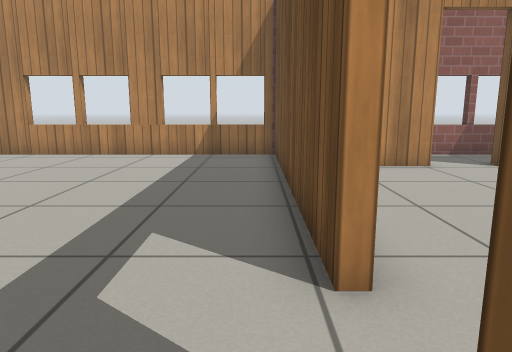
[1] (above)

24 first-person views from a walk through a world built for the Gazebo simulator. The camera is 0.72 m above the floor, tilts 10° down and sees 70° across. The floor is counted in squares, 0.5 m on a side. Each view is taken from the middle of a square. On the plan, view 1 faces up. The plan holds only what a view shows up to about 16 squares ahead; the rest is blank. Simple patterns stand in for the simulator's built-in surfaces.

[2]
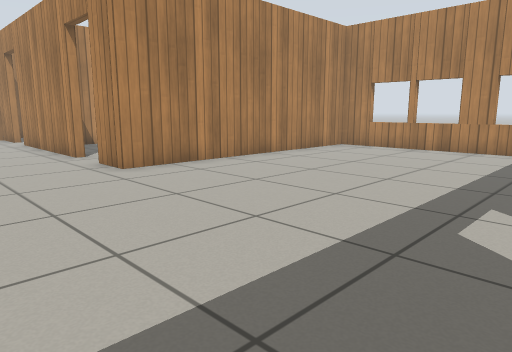

[3]
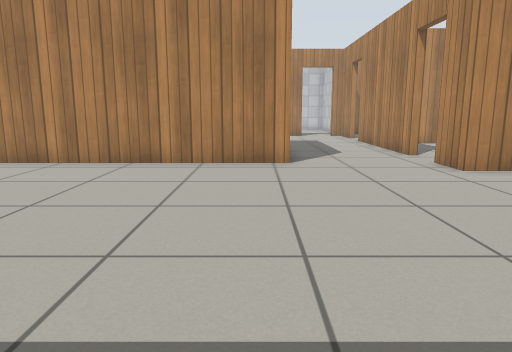

[4]
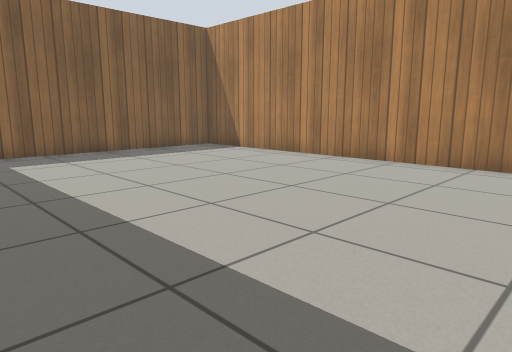

[5]
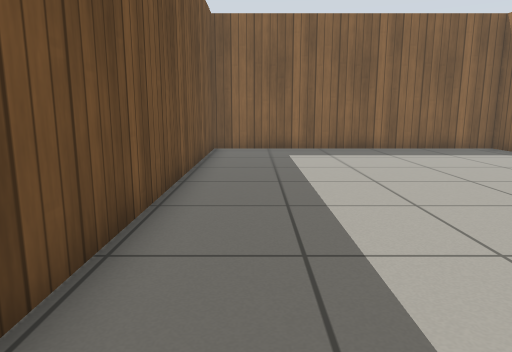

[6]
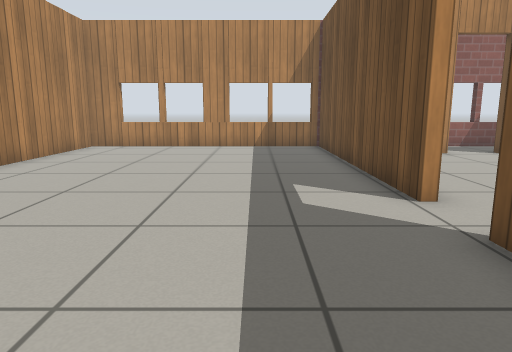

[7]
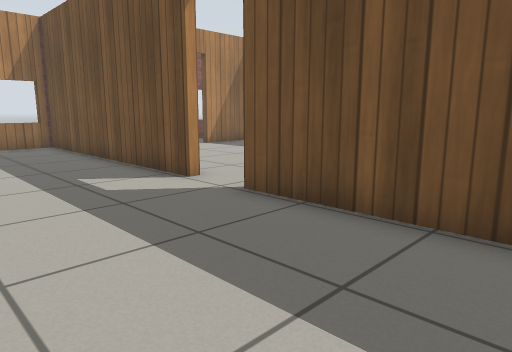

[8]
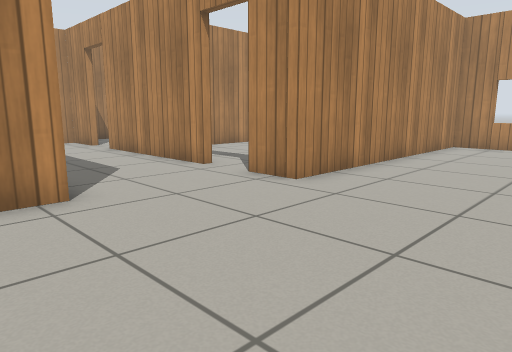

[9]
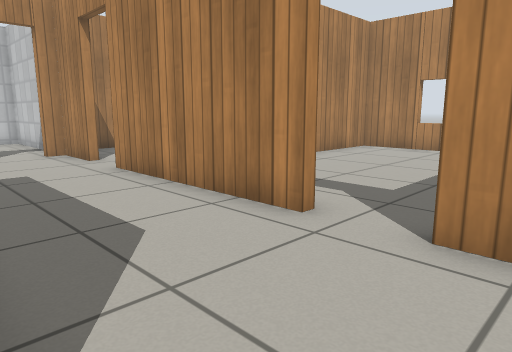

[10]
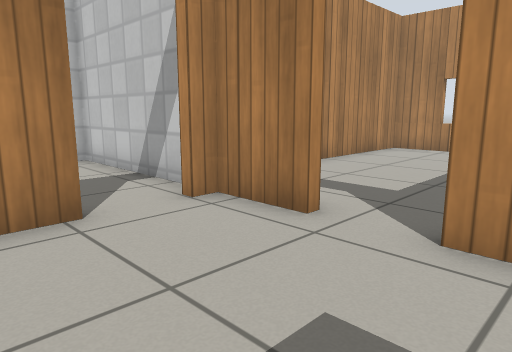

[11]
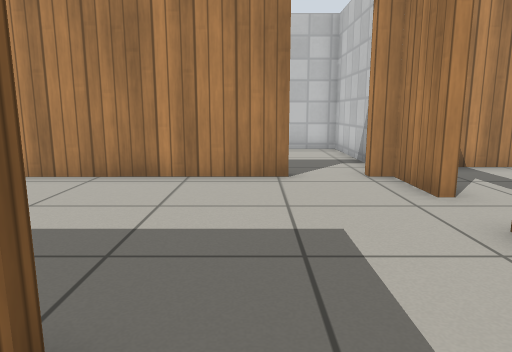

[12]
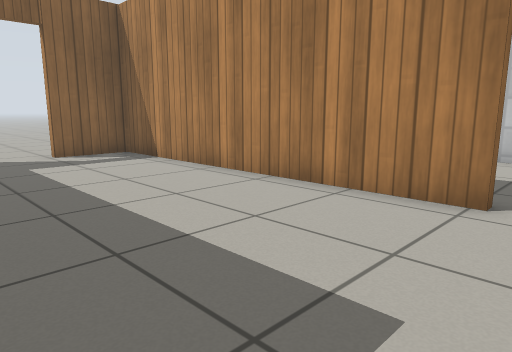

[13]
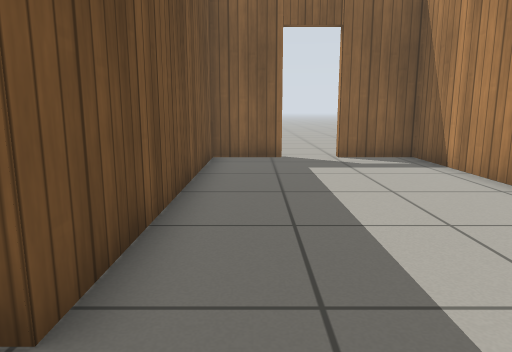

[14]
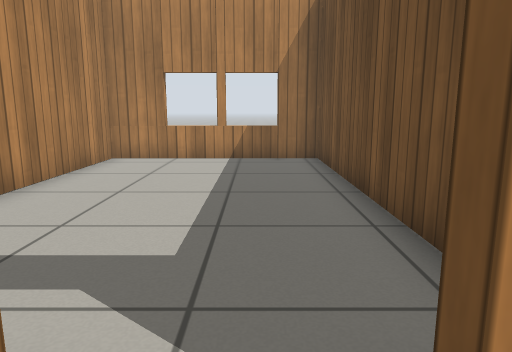

[15]
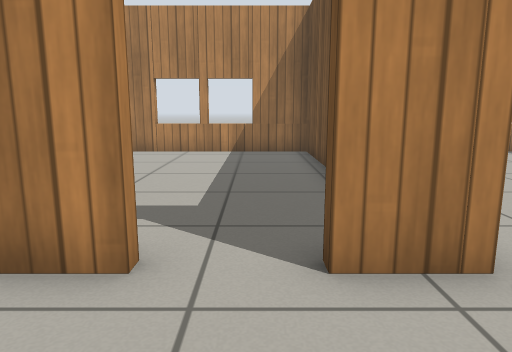

[16]
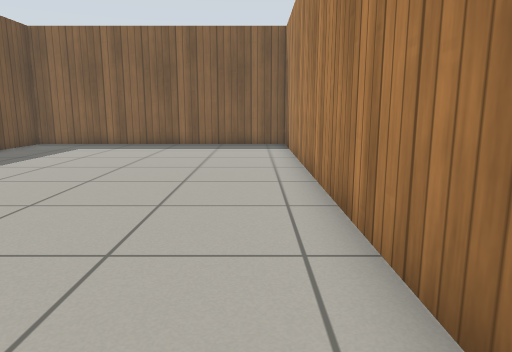

[17]
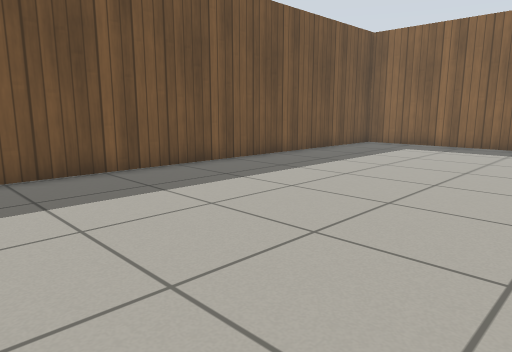

[18]
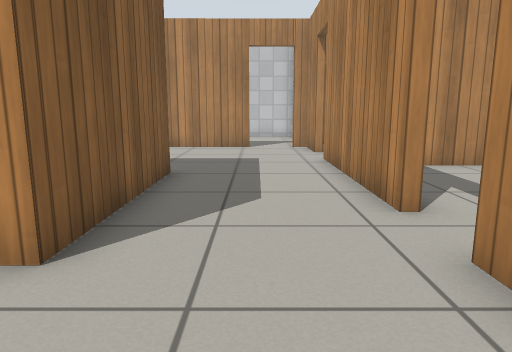

[19]
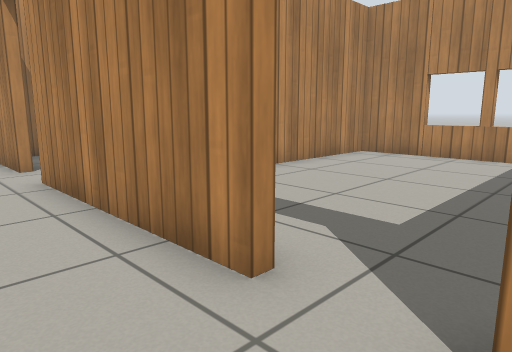

[20]
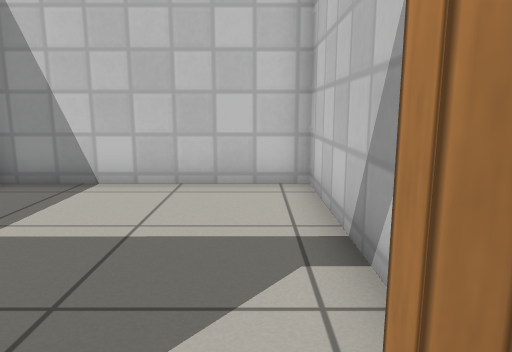

[21]
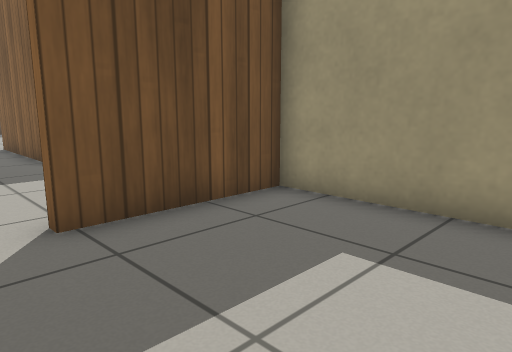

[22]
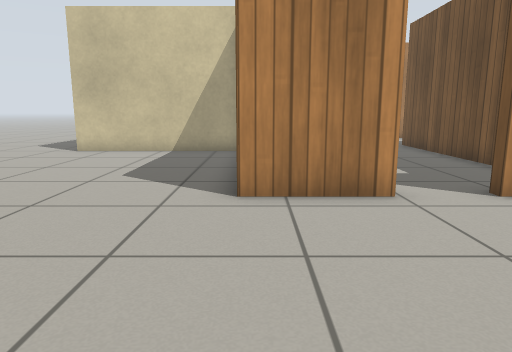

[23]
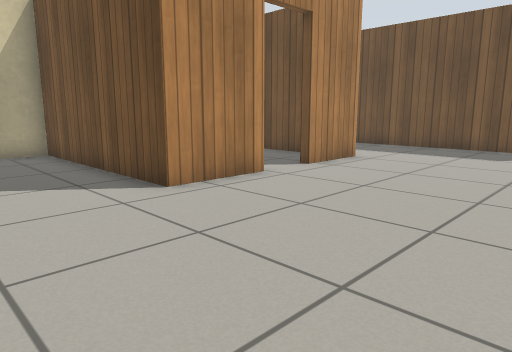

[24]
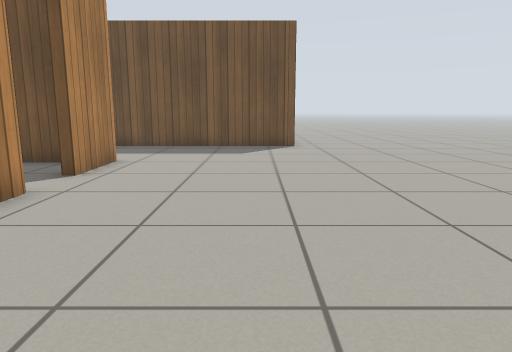

### Floor plan
Points are (right, up) in squares from view 1. A wall is a line through its corners. A room is listed if a view was taken in it or the views show most of it. See-through windows are left out.
Room 1 (views 1, 2, 3, 4, 5, 6, 7, 8, 9, 16, 17, 18)
walls: (-10.3, -2) (-10.3, -17.3) (0.6, -17.3) (0.6, 1); (0.6, 2.8) (0.6, 12.3) (-8.9, 12.3) (-8.9, 2.1)
ways out: opening at (-10.3, 0) to room 2; open door at (1, 1.5)
Room 2 (views 10, 11, 12, 13, 14, 15, 19, 20)
walls: (-22.1, -0.3) (-22, -11.6) (-19.6, -11.6); (-20, 2.1) (-22.1, 2.1); (-17.8, -11.6) (-15.6, -11.6) (-15.6, -2) (-10.3, -2); (-12.1, 2.1) (-18.3, 2.1); (-8.9, 2.1) (-10.3, 2.1)
ways out: opening at (-10.3, 0) to room 1; open door at (-22, 0.5) to room 3; open door at (-18.5, -12) to room 4; open door at (-11.5, 2) to room 5; open door at (-19.5, 2) to room 6
Room 3 (view 21)
walls: (-26.2, -4.3) (-22.3, -4.3) (-22.4, -0.3); (-23.1, 2.1) (-28.3, 2.1) (-28.3, -4.3)
ways out: open door at (-22, 0.5) to room 2
Room 4 (views 22, 23, 24)
walls: (-15.2, -11.9) (-17.8, -11.9); (-19.6, -11.9) (-22.3, -11.9) (-22.3, -4.6) (-28.6, -4.6); (-10.6, -17.7) (-10.6, -9.9)
ways out: open door at (-18.5, -12) to room 2; opening at (-30, -4)
Room 5 (no view inside)
walls: (-9.2, 8.5) (-9.2, 12.3) (-16.8, 12.3) (-16.8, 4); (-12.7, 12.7) (-12.7, 12.2); (-14.6, 12.7) (-14.6, 12.2)
ways out: open door at (-11.5, 2) to room 2
Room 6 (no view inside)
walls: (-23.5, 5.7) (-23.5, 3); (-17.1, 4.5) (-17.1, 12.3) (-23.5, 12.3) (-23.5, 7.2)
ways out: open door at (-19.5, 2) to room 2

Positions as (right, up) in squares from view 1, and headings:
1: (0, 0), facing up
2: (0, -2), facing up-left
3: (0, -3), facing left
4: (0, -4), facing down-left
5: (-1, -3), facing down
6: (-2, -3), facing up
7: (-4, -4), facing up-right
8: (-4, -4), facing up-left
9: (-9, -2), facing up-left
10: (-17, -2), facing up-left
11: (-14, -1), facing left
12: (-16, 1), facing down-left
13: (-17, 0), facing down
14: (-19, 1), facing up
15: (-11, -1), facing up
16: (-9, -1), facing down
17: (-8, -1), facing down-right
18: (-7, 0), facing left
19: (-10, 0), facing up-left
20: (-21, 1), facing left
21: (-27, 1), facing down-right
22: (-22, -18), facing up
23: (-26, -18), facing up-right
24: (-26, -16), facing right
